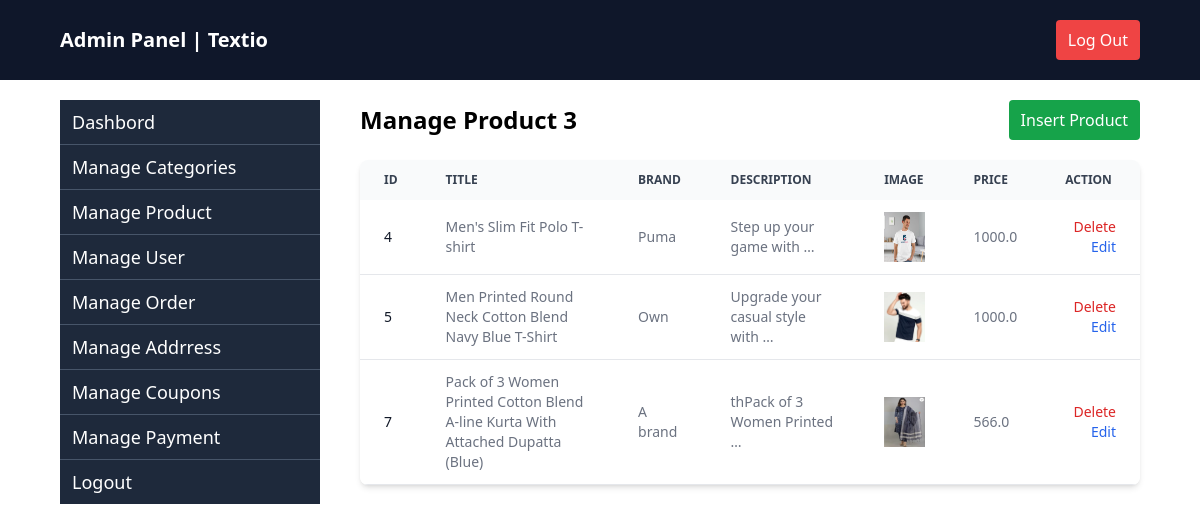
The page /manage-product/ on the database its author committed.
### apptextio/models.py (models this page shows, shortened)
class Product(models.Model):
    category = models.ForeignKey(Category, on_delete=models.CASCADE)
    brand = models.CharField(max_length=50)
    title = models.CharField(max_length=200)
    image = models.ImageField(upload_to="photo/")
    description = models.TextField()
    price = models.FloatField(default=0)
    dis_price = models.FloatField(default=None, blank=True, null=True)
    size = models.ManyToManyField(SizeVariant, related_name="products", blank=True)

### apptextio/admin_views.py (the view)
# urls.py: path("manage-product/",manageproduct,name="manageproduct"),
def manageproduct(request):
  products = Product.objects.all()
  return render(request,"admin/manage_products.html",{"products":products})

### apptextio/templates/admin/manage_products.html
{% extends "admin/admin_base.html" %}
{% block content %}
<div class="flex flex-1 justify-between items-center">
    <h2 class="text-2xl font-semibold ">Manage Product {{products|length}}</h2>
    <a href="{% url 'insert-product' %}" class="text-white bg-green-600 px-3 py-2 rounded">Insert Product</a>
</div>
<div class="relative overflow-x-auto shadow-md sm:rounded-lg mt-5">
    <table class="w-full text-sm text-left rtl:text-right text-gray-500 dark:text-gray-400">
        <thead class="text-xs text-gray-700 uppercase bg-gray-50 dark:bg-gray-700 dark:text-gray-400">
            <tr>
                <th scope="col" class="px-6 py-3">
                    Id
                </th>
                <th scope="col" class="px-6 py-3">Title</th>
                <th scope="col" class="px-6 py-3">Brand</th>
                <th scope="col" class="px-6 py-3">Description</th>
                <th scope="col" class="px-6 py-3">Image</th>
                <th scope="col" class="px-6 py-3">price</th>
                <th scope="col" class="px-6 py-3 text-right pr-[5%]">
                    Action
                </th>
            </tr>
        </thead>
        <tbody>
            {% for product in products %}
            <tr class="bg-white border-b dark:bg-gray-800 dark:border-gray-700 hover:bg-gray-50 dark:hover:bg-gray-600">
                <th scope="row" class="px-6 py-3 font-medium text-gray-900 whitespace-nowrap dark:text-white">
                    {{ product.id }}
                </th>
                <td class="px-6 py-3 text-sm">{{product.title}}</td>
                <td class="px-6 py-3 text-sm">{{product.brand}}</td>
                <td class="px-6 py-3 text-sm ">{{ product.description|truncatewords:5 }}</td>
                <td class="px-6 py-3 text-sm"> <img src="{{product.image.url}}" alt="" class="size-[50px]"> </td>
                <td class="px-6 py-3 text-sm">{{product.price }}</td>
                <td class="px-6 py-3 text-right space-x-4">
                    <a href="{% url 'deleteproduct' product.id %}"
                        class="font-medium text-red-600 dark:text-red-500 hover:underline">Delete</a>
                    <a href=""
                        class="font-medium text-blue-600 dark:text-blue-500 hover:underline">Edit</a>
                </td>
            </tr>
            {% empty %}
            <tr>
                <td colspan="3" class="px-6 py-4 text-center text-gray-500 dark:text-gray-400">
                    No categories found.
                </td>
            </tr>
            {% endfor %}
        </tbody>
    </table>
</div>
{% endblock %}

### apptextio/templates/admin/admin_base.html (shortened to what this page needs)
<!DOCTYPE html>
<html lang="en">
<head>
    <script src="https://cdn.tailwindcss.com"></script>
</head>
<body>
    <div class="flex flex-1 bg-[#0F172A] text-white px-[5%] py-5 justify-between items-center">
        <h2 class="text-xl font-bold text-white">Admin Panel | Textio</h2>
        <div class="flex ">
            <a href="{% url 'homepage' %}" class="text-white bg-red-500 px-3 py-2 rounded">Log Out</a>
        </div>
    </div>
    <div class="px-[5%] flex flex-1 mt-5 gap-10">
        <div class="w-3/12">
            <div class="flex flex-col divide-y divide-slate-600">
                <a href="{% url 'dashboard' %}" class="bg-[#1E293B] text-white px-3 py-2 hover:bg-[#334155] text-lg font-medium">Dashbord</a>
                <a href="{% url 'managecategory' %}" class="bg-[#1E293B] text-white px-3 py-2 hover:bg-[#334155] text-lg font-medium">Manage Categories</a>
                <a href="{% url 'manageproduct' %}" class="bg-[#1E293B] text-white px-3 py-2 hover:bg-[#334155] text-lg font-medium">Manage Product</a>
                <a href="{% url 'manageuser' %}" class="bg-[#1E293B] text-white px-3 py-2 hover:bg-[#334155] text-lg font-medium">Manage User</a>
                <a href="{% url 'manageorder' %}" class="bg-[#1E293B] text-white px-3 py-2 hover:bg-[#334155] text-lg font-medium">Manage Order</a>
                <a href="{% url 'manageaddress' %}" class="bg-[#1E293B] text-white px-3 py-2 hover:bg-[#334155] text-lg font-medium">Manage Addrress</a>
                <a href="{% url 'manageCoupons' %}" class="bg-[#1E293B] text-white px-3 py-2 hover:bg-[#334155] text-lg font-medium">Manage Coupons</a>
                <a href="" class="bg-[#1E293B] text-white px-3 py-2 hover:bg-[#334155] text-lg font-medium">Manage Payment</a>
                <a href="" class="bg-[#1E293B] text-white px-3 py-2 hover:bg-[#334155] text-lg font-medium">Logout</a>
            </div>
        </div>
        <div class="w-9/12">
            {% block content %}
            {% endblock %}
        </div>
    </div>
</body>
</html>

### rows shown on the page
Product: id "4", title "Men's Slim Fit Polo T-shirt", brand "Puma", description "Step up your game with …", image (picture), price "1000.0"
Product: id "5", title "Men Printed Round Neck Cotton Blend Navy Blue T-Shirt", brand "Own", description "Upgrade your casual style with …", image (picture), price "1000.0"
Product: id "7", title "Pack of 3 Women Printed Cotton Blend A-line Kurta With Attached Dupatta (Blue)", brand "A brand", description "thPack of 3 Women Printed …", image (picture), price "566.0"

### other values the page prints
{{ products|length }} "3"
